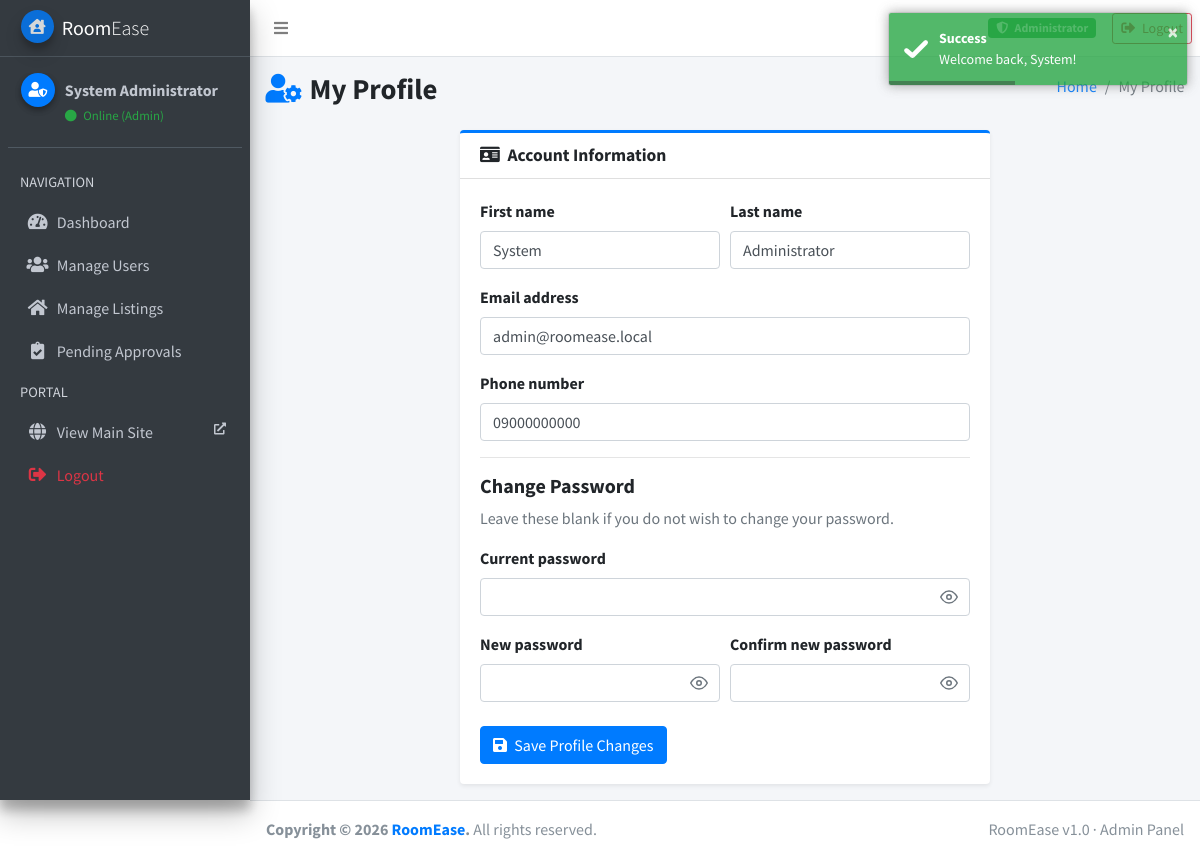
The page /auth/profile.php (signed in) on the database its author committed.
### tables this page shows
CREATE TABLE users (
    user_id         INT AUTO_INCREMENT PRIMARY KEY,
    email           VARCHAR(150) NOT NULL UNIQUE,
    password_hash   VARCHAR(255) NOT NULL,
    first_name      VARCHAR(100) NOT NULL,
    last_name       VARCHAR(100) NOT NULL,
    phone_number    VARCHAR(30) DEFAULT NULL,
    role            ENUM('administrator', 'landlord', 'boarder') NOT NULL,
    is_active       BOOLEAN NOT NULL DEFAULT TRUE,
     
     
     
    deleted_at      DATETIME NULL DEFAULT NULL,
    created_at      TIMESTAMP NOT NULL DEFAULT CURRENT_TIMESTAMP,
    updated_at      TIMESTAMP NOT NULL DEFAULT CURRENT_TIMESTAMP ON UPDATE CURRENT_TIMESTAMP,
    KEY idx_users_live (deleted_at, is_active, role)
);

### includes/functions.php (called while the page is built, shortened)
<?php
function h($value)
{
    return htmlspecialchars($value ?? '', ENT_QUOTES, 'UTF-8');
}
function base_url($path = '')
{
    static $base = null;
    if ($base === null) {
        $script = $_SERVER['SCRIPT_NAME'] ?? '';
        $appRoot = preg_replace('#/(auth|landlord|boarder|admin)/[^/]*$#', '', $script);
        $base = $appRoot;
    }
    return $base . '/' . ltrim($path, '/');
}
function current_role()
{
    return $_SESSION['role'] ?? null;
}
function is_admin()
{
    return in_array(current_role(), ['administrator', 'admin'], true);
}

### includes/panel.php (called while the page is built)
<?php
function panel_config()
{
    if (is_admin()) {
        return [
            'name'  => 'Admin',
            'badge' => [
                'label' => 'Administrator',
                'class' => 'badge-success',
                'icon'  => 'fa-shield-alt',
            ],
            'avatar' => 'fa-user-shield',
            'home'   => 'admin/dashboard.php',
            'menu'  => [
                ['url' => 'admin/dashboard.php',       'icon' => 'fa-tachometer-alt', 'label' => 'Dashboard'],
                ['url' => 'admin/manage_users.php',    'icon' => 'fa-users',          'label' => 'Manage Users'],
                ['url' => 'admin/manage_listings.php', 'icon' => 'fa-home',           'label' => 'Manage Listings'],
                ['url' => 'admin/manage_listings.php?status=pending', 'icon' => 'fa-clipboard-check', 'label' => 'Pending Approvals'],
            ],
        ];
    }
    return [
        'name'  => 'Landlord',
        'badge' => [
            'label' => 'Landlord',
            'class' => 'badge-info',
            'icon'  => 'fa-user-tie',
        ],
        'avatar' => 'fa-user-tie',
        'home'   => 'landlord/dashboard.php',
        'menu'  => [
            ['url' => 'landlord/dashboard.php',   'icon' => 'fa-tachometer-alt', 'label' => 'Dashboard'],
            ['url' => 'landlord/add_listing.php', 'icon' => 'fa-plus-square',    'label' => 'Add Listing'],
            ['url' => 'auth/profile.php',         'icon' => 'fa-user-cog',       'label' => 'My Profile'],
        ],
    ];
}

### auth/profile.php (the view, shortened to what this page needs)
<?php
require __DIR__ . '/../config/db.php';
require __DIR__ . '/../includes/functions.php';
$userId = $_SESSION['user_id'];
$stmt = $pdo->prepare('SELECT * FROM users WHERE user_id = ?');
$stmt->execute([$userId]);
$user = $stmt->fetch();
$old = [
    'first_name'   => $user['first_name'],
    'last_name'    => $user['last_name'],
    'email'        => $user['email'],
    'phone_number' => $user['phone_number'] ?? ''
];
$usePanel = is_admin() || current_role() === 'landlord';
$cls = $usePanel
    ? ['row' => 'form-row', 'col' => 'col-md-6 form-group', 'group' => 'form-group',
       'input' => 'form-control', 'hint' => 'form-text text-muted',
       'alert' => 'alert alert-danger', 'btn' => 'btn btn-primary']
    : ['row' => 'field-row', 'col' => '', 'group' => '',
       'input' => '', 'hint' => 'field-hint',
       'alert' => 'alert alert-error', 'btn' => 'btn btn-primary btn-block'];
if ($usePanel) {
    require __DIR__ . '/../includes/panel_head.php';
    require __DIR__ . '/../includes/panel_navbar.php';
    require __DIR__ . '/../includes/panel_sidebar.php';
} else {
    require __DIR__ . '/../includes/header.php';
}
?>
<?php if ($usePanel): ?>
  <div class="content-wrapper">
    <div class="content-header">
      <div class="container-fluid">
        <div class="row mb-2">
          <div class="col-sm-6">
            <h1 class="m-0 font-weight-bold">
              <i class="fas fa-user-cog text-primary mr-2"></i>My Profile
            </h1>
          </div>
          <div class="col-sm-6">
            <ol class="breadcrumb float-sm-right">
              <li class="breadcrumb-item"><a href="<?= base_url(panel_config()['home']) ?>">Home</a></li>
              <li class="breadcrumb-item active">My Profile</li>
            </ol>
          </div>
        </div>
      </div>
    </div>
    <section class="content">
      <div class="container-fluid">
        <div class="row justify-content-center">
          <div class="col-lg-7">
            <div class="card card-primary card-outline shadow-sm">
              <div class="card-header">
                <h3 class="card-title font-weight-bold">
                  <i class="fas fa-id-card mr-1"></i> Account Information
                </h3>
              </div>
              <div class="card-body">
<?php else: ?>
  <div class="auth-wrap panel panel-pad" style="max-width: 500px; margin: 32px auto;">
    <h1>Edit Profile</h1>
    <p class="auth-sub">Manage your account information and change your password.</p>
<?php endif; ?>
<form method="post" novalidate>
  <div class="<?= $cls['row'] ?>">
    <div class="<?= $cls['col'] ?>">
      <label for="first_name">First name</label>
      <input type="text" class="<?= $cls['input'] ?>" id="first_name" name="first_name"
        value="<?= h($old['first_name']) ?>" required>
    </div>
    <div class="<?= $cls['col'] ?>">
      <label for="last_name">Last name</label>
      <input type="text" class="<?= $cls['input'] ?>" id="last_name" name="last_name"
        value="<?= h($old['last_name']) ?>" required>
    </div>
  </div>
  <div class="<?= $cls['group'] ?>">
    <label for="email">Email address</label>
    <input type="email" class="<?= $cls['input'] ?>" id="email" name="email" value="<?= h($old['email']) ?>" required>
  </div>
  <div class="<?= $cls['group'] ?>">
    <label for="phone_number">Phone number</label>
    <input type="tel" class="<?= $cls['input'] ?>" id="phone_number" name="phone_number"
      value="<?= h($old['phone_number']) ?>" placeholder="e.g. 09171234567">
  </div>
  <hr>
  <h5 class="font-weight-bold">Change Password</h5>
  <p class="<?= $cls['hint'] ?> mb-3">Leave these blank if you do not wish to change your password.</p>
  <div class="<?= $cls['group'] ?>">
    <label for="current_password">Current password</label>
    <input type="password" class="<?= $cls['input'] ?>" id="current_password" name="current_password"
      autocomplete="new-password">
  </div>
  <div class="<?= $cls['row'] ?>">
    <div class="<?= $cls['col'] ?>">
      <label for="new_password">New password</label>
      <input type="password" class="<?= $cls['input'] ?>" id="new_password" name="new_password"
      autocomplete="new-password">
    </div>
    <div class="<?= $cls['col'] ?>">
      <label for="confirm_password">Confirm new password</label>
      <input type="password" class="<?= $cls['input'] ?>" id="confirm_password" name="confirm_password"
      autocomplete="new-password">
    </div>
  </div>
  <button type="submit" class="<?= $cls['btn'] ?>" style="margin-top:8px;">
    <i class="fas fa-save mr-1"></i> Save Profile Changes
  </button>
</form>
<?php if ($usePanel): ?>
              </div>
            </div>
          </div>
        </div>
      </div>
    </section>
  </div>
  <?php require __DIR__ . '/../includes/panel_footer.php'; ?>
<?php else: ?>
  </div>
  <?php require __DIR__ . '/../includes/footer.php'; ?>
<?php endif; ?>

### rows shown on the page
users: first_name "System", last_name "Administrator", email "admin@roomease.local", phone_number "09000000000"

### other values the page prints
$panelUser "System Administrator"
$panel['name'] "Admin"
$item['label'] "Dashboard"
$item['label'] "Manage Users"
$item['label'] "Manage Listings"
$item['label'] "Pending Approvals"
